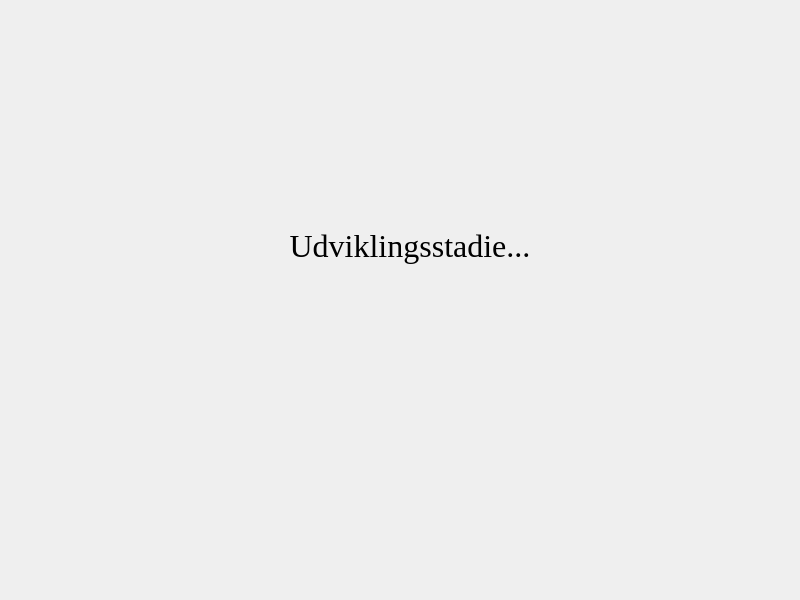
<?xml version="1.0" encoding="UTF-8"?>
<ui version="4.0">
 <class>Variabel</class>
 <widget class="QWidget" name="Variabel">
  <property name="geometry">
   <rect>
    <x>0</x>
    <y>0</y>
    <width>800</width>
    <height>600</height>
   </rect>
  </property>
  <property name="windowTitle">
   <string>Form</string>
  </property>
  <widget class="QLabel" name="label">
   <property name="geometry">
    <rect>
     <x>230</x>
     <y>220</y>
     <width>360</width>
     <height>51</height>
    </rect>
   </property>
   <property name="font">
    <font>
     <family>Times New Roman</family>
     <pointsize>24</pointsize>
    </font>
   </property>
   <property name="text">
    <string>Udviklingsstadie...</string>
   </property>
   <property name="alignment">
    <set>Qt::AlignCenter</set>
   </property>
  </widget>
 </widget>
 <resources/>
 <connections/>
</ui>
